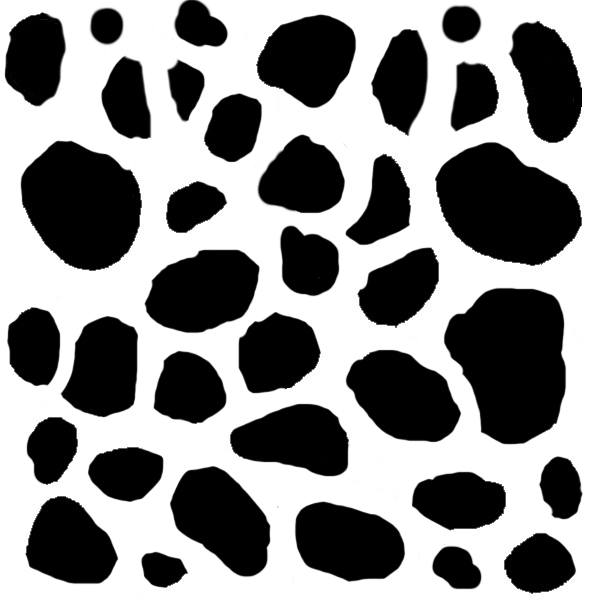
#> input picture Permeability/Main_project/Porous1.jpg, 595 x 601 px
$ python solid_nodes_image.py
#> lines starting #> are read from the running program, lines starting #| are printed output that depends on the picture; after the words box and inside, x2 and y2 are one past the last pixel; in counts of white or black regions, pixels touching at a corner belong together
import numpy as np
from PIL import Image

image = Image.open('Porous1.jpg')
#> image is the input picture: PIL image 595x601 RGB; min 0, max 255, mean 137.2
width = image.size[0]
#> width = 595
height = image.size[1]
#> height = 601

img_mx = image.convert('L')
img_np = np.array(img_mx.getdata()).reshape(img_mx.size[1], img_mx.size[0])
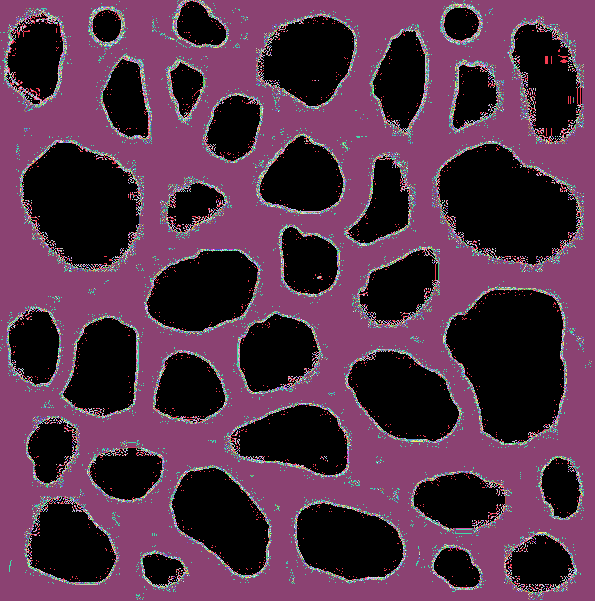
#> img_np: shape (601, 595) int64; 256 distinct labels, from 0 to 255; one colour per label, 0 black
img_np = img_np / 255

ostw = width % 5
#> ostw = 0
osth = height % 5
#> osth = 1

if ostw != 0:
    begin = ostw // 2
    end = ostw - begin
    img_np = img_np[:, begin:width-end]
if osth != 0:
    begin = osth // 2
#> begin = 0
    end = osth - begin
#> end = 1
    img_np = img_np[begin:height-end, :]
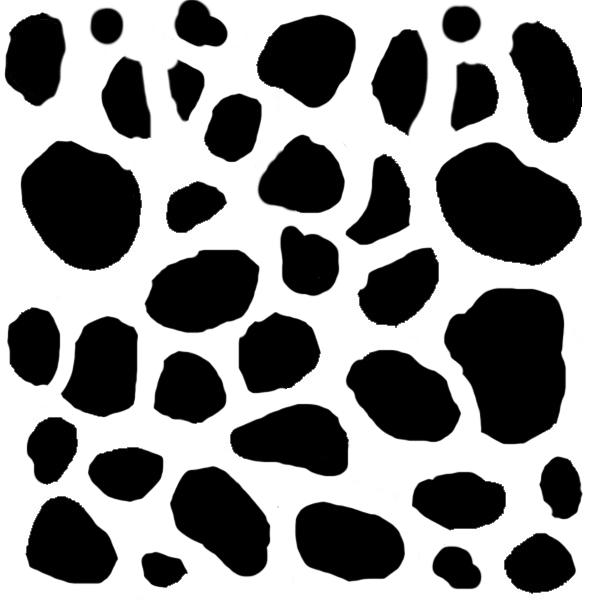
#> img_np: shape (600, 595) float64; min 0, max 1, mean 0.537
img_np = img_np[:, 3:width-2]
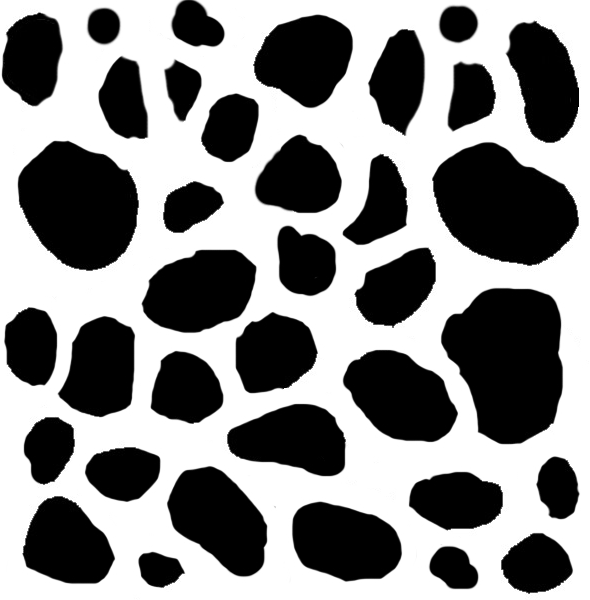
#> img_np: shape (600, 590) float64; min 0, max 1, mean 0.533

deltax = 10 # 7: 595
deltay = 10 #10: 600
Ny1 = img_np.shape[0] // deltay
#> Ny1 = 60
Nx1 = img_np.shape[1] // deltax
#> Nx1 = 59
solids = np.array([[0.0] * Nx1] * Ny1)
for j in range(Ny1):
    for i in range(Nx1):
        sum = 0.0
        for jb in range(deltay):
            for ib in range(deltax):
                 sum += img_np[j*deltay + jb, i*deltax + ib]
        solids[j, i] = sum / (deltax*deltay)
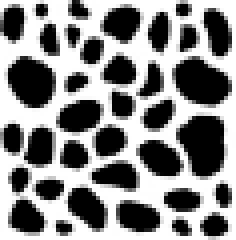
#> solids: shape (60, 59) float64 (shown 4 times larger); min 0, max 1, mean 0.533

solids[0, :] = 1                #возможно, можно закомментить
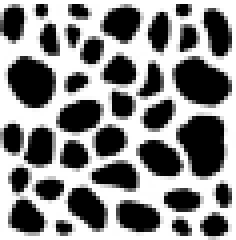
#> solids: shape (60, 59) float64 (shown 4 times larger); 0.54% of pixels changed, all inside (x1, y1, x2, y2) = (2, 0, 49, 1)
solids[Ny1-1, :] = 1
#> solids: shape (60, 59) float64; 0.34% of pixels changed, all inside (x1, y1, x2, y2) = (13, 59, 57, 60)
epsilon = 1 - solids
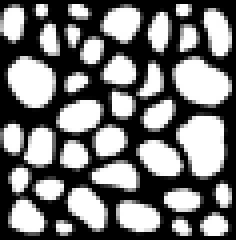
#> epsilon: shape (60, 59) float64 (shown 4 times larger); min 0, max 1, mean 0.465
porosity = np.sum(solids) / (Ny1*Nx1)
#> porosity = 0.535
np.save('epsilon/Epsilon' + 'Porous12', epsilon)
image.show()
